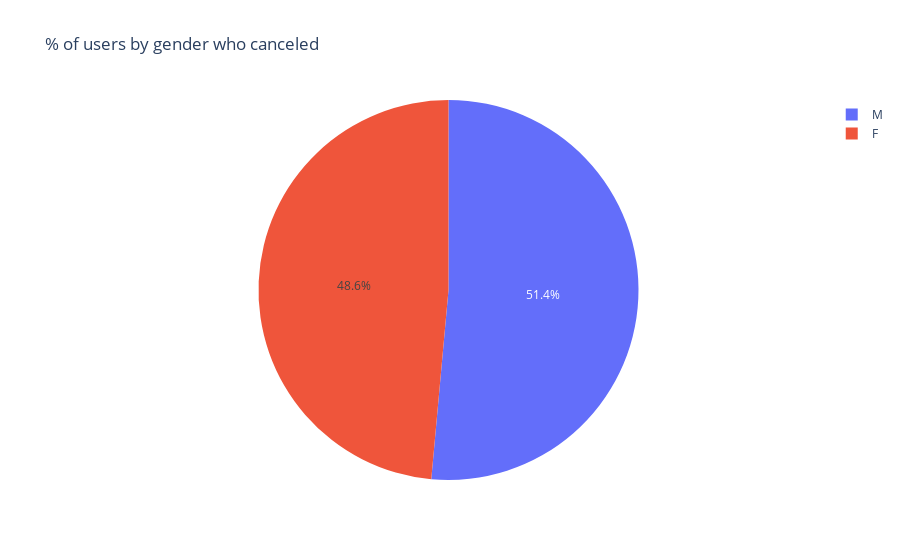

Write notebook code for a chart like this one.
### Code cell
import plotly.express as px

fig = px.pie(
    gender_count_churn.toPandas(),
    values= 'count(DISTINCT userId)', names= 'gender', title= '% of users by gender who canceled')
fig.show()

### Figure 1 — Plotly figure (JSON) as saved in the notebook; plotly's stock layout.template omitted (floating-point values rounded to 4 significant figures)
{"data": [{"domain": {"x": [0, 1], "y": [0, 1]}, "hovertemplate": "gender=%{label}<br>count(DISTINCT userId)=%{value}<extra></extra>", "labels": ["F", "M"], "legendgroup": "", "name": "", "showlegend": true, "type": "pie", "values": [84, 89]}], "layout": {"legend": {"tracegroupgap": 0}, "title": {"text": "% of users by gender who canceled"}}}
